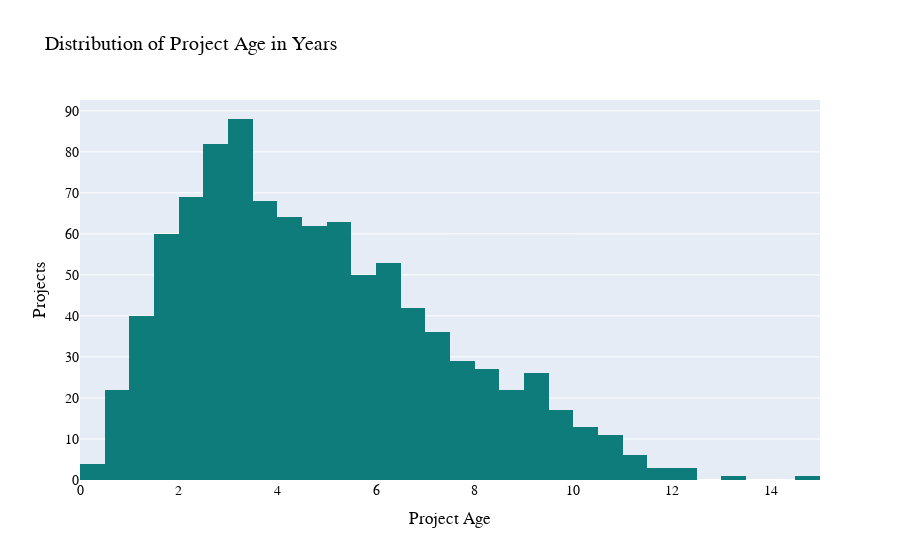

Write notebook code for a chart like this one.
### Code cell
fig = px.histogram(
    df_active,
    x="project_age_in_years",
    nbins=50,
    title="Distribution of Project Age in Years",
)
fig.update_layout(
    yaxis_title="Projects",
    xaxis_title="Project Age",
)
fig.update_traces(marker_color=marker_color)
fig.show()

### Figure 1 — Plotly figure (JSON) as saved in the notebook; plotly's stock layout.template omitted (floating-point values rounded to 4 significant figures; data arrays with more than 128 entries replaced by an {"elided": "..."} marker saying what was removed)
{"data": [{"alignmentgroup": "True", "bingroup": "x", "hovertemplate": "project_age_in_years=%{x}<br>count=%{y}<extra></extra>", "legendgroup": "", "marker": {"color": "#0E7C7B", "pattern": {"shape": ""}}, "name": "", "nbinsx": 50, "offsetgroup": "", "orientation": "v", "showlegend": false, "type": "histogram", "x": {"elided": "962 float values"}, "xaxis": "x", "yaxis": "y"}], "layout": {"barmode": "relative", "legend": {"tracegroupgap": 0}, "title": {"text": "Distribution of Project Age in Years"}, "xaxis": {"anchor": "y", "domain": [0, 1], "title": {"text": "Project Age"}}, "yaxis": {"anchor": "x", "domain": [0, 1], "title": {"text": "Projects"}}}}
